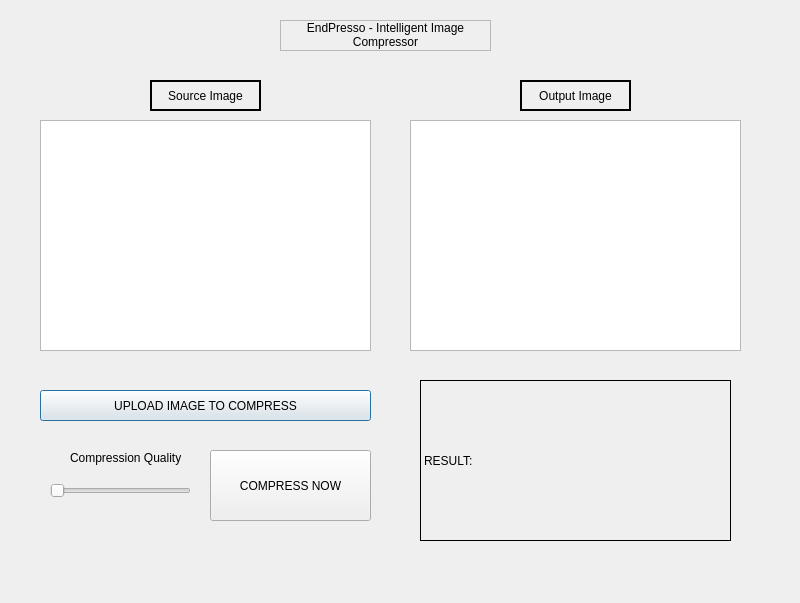
<?xml version="1.0" encoding="UTF-8"?>
<ui version="4.0">
 <class>Dialog</class>
 <widget class="QDialog" name="Dialog">
  <property name="geometry">
   <rect>
    <x>0</x>
    <y>0</y>
    <width>800</width>
    <height>603</height>
   </rect>
  </property>
  <property name="windowTitle">
   <string>Dialog</string>
  </property>
  <widget class="QGraphicsView" name="graphicsView">
   <property name="geometry">
    <rect>
     <x>40</x>
     <y>120</y>
     <width>331</width>
     <height>231</height>
    </rect>
   </property>
  </widget>
  <widget class="QPushButton" name="pushButton">
   <property name="geometry">
    <rect>
     <x>40</x>
     <y>390</y>
     <width>331</width>
     <height>31</height>
    </rect>
   </property>
   <property name="text">
    <string>UPLOAD IMAGE TO COMPRESS</string>
   </property>
  </widget>
  <widget class="QPushButton" name="pushButton_2">
   <property name="geometry">
    <rect>
     <x>210</x>
     <y>450</y>
     <width>161</width>
     <height>71</height>
    </rect>
   </property>
   <property name="text">
    <string>COMPRESS NOW</string>
   </property>
  </widget>
  <widget class="QSlider" name="quality_horizontalSlider">
   <property name="geometry">
    <rect>
     <x>50</x>
     <y>480</y>
     <width>141</width>
     <height>21</height>
    </rect>
   </property>
   <property name="orientation">
    <enum>Qt::Horizontal</enum>
   </property>
  </widget>
  <widget class="QLabel" name="label">
   <property name="geometry">
    <rect>
     <x>70</x>
     <y>450</y>
     <width>111</width>
     <height>16</height>
    </rect>
   </property>
   <property name="text">
    <string>Compression Quality</string>
   </property>
  </widget>
  <widget class="QLabel" name="label_2">
   <property name="geometry">
    <rect>
     <x>420</x>
     <y>380</y>
     <width>311</width>
     <height>161</height>
    </rect>
   </property>
   <property name="frameShape">
    <enum>QFrame::Box</enum>
   </property>
   <property name="text">
    <string>RESULT: </string>
   </property>
  </widget>
  <widget class="QGraphicsView" name="graphicsView_2">
   <property name="geometry">
    <rect>
     <x>410</x>
     <y>120</y>
     <width>331</width>
     <height>231</height>
    </rect>
   </property>
  </widget>
  <widget class="QLabel" name="label_3">
   <property name="geometry">
    <rect>
     <x>150</x>
     <y>80</y>
     <width>111</width>
     <height>31</height>
    </rect>
   </property>
   <property name="frameShape">
    <enum>QFrame::WinPanel</enum>
   </property>
   <property name="lineWidth">
    <number>1</number>
   </property>
   <property name="text">
    <string>Source Image</string>
   </property>
   <property name="alignment">
    <set>Qt::AlignCenter</set>
   </property>
  </widget>
  <widget class="QLabel" name="label_4">
   <property name="geometry">
    <rect>
     <x>520</x>
     <y>80</y>
     <width>111</width>
     <height>31</height>
    </rect>
   </property>
   <property name="frameShape">
    <enum>QFrame::WinPanel</enum>
   </property>
   <property name="lineWidth">
    <number>1</number>
   </property>
   <property name="text">
    <string>Output Image</string>
   </property>
   <property name="alignment">
    <set>Qt::AlignCenter</set>
   </property>
  </widget>
  <widget class="QLabel" name="label_5">
   <property name="geometry">
    <rect>
     <x>280</x>
     <y>20</y>
     <width>211</width>
     <height>31</height>
    </rect>
   </property>
   <property name="frameShape">
    <enum>QFrame::StyledPanel</enum>
   </property>
   <property name="frameShadow">
    <enum>QFrame::Sunken</enum>
   </property>
   <property name="lineWidth">
    <number>1</number>
   </property>
   <property name="midLineWidth">
    <number>1</number>
   </property>
   <property name="text">
    <string>EndPresso - Intelligent Image Compressor</string>
   </property>
   <property name="textFormat">
    <enum>Qt::RichText</enum>
   </property>
   <property name="scaledContents">
    <bool>false</bool>
   </property>
   <property name="alignment">
    <set>Qt::AlignCenter</set>
   </property>
   <property name="wordWrap">
    <bool>true</bool>
   </property>
   <property name="textInteractionFlags">
    <set>Qt::LinksAccessibleByMouse</set>
   </property>
  </widget>
 </widget>
 <resources/>
 <connections/>
</ui>
